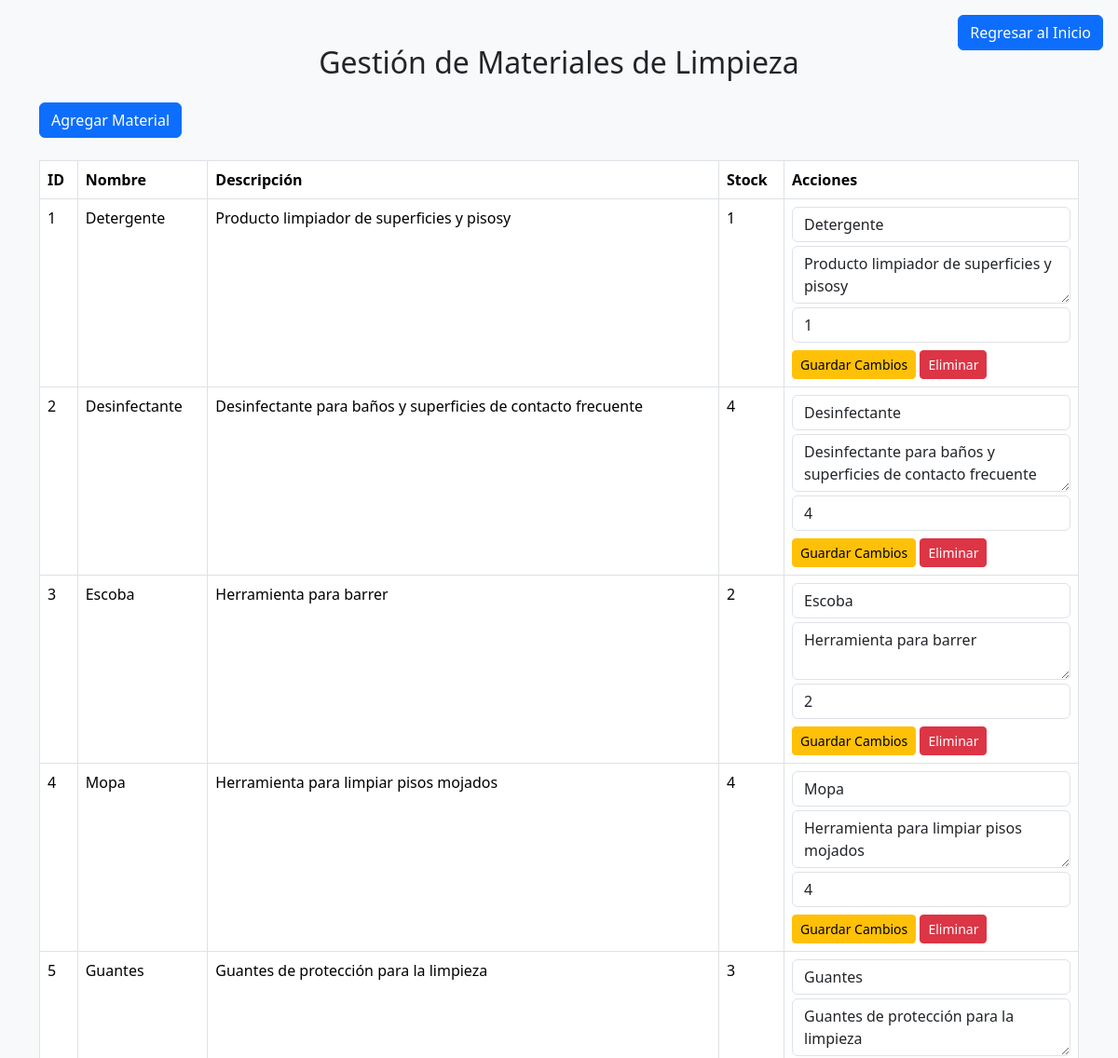
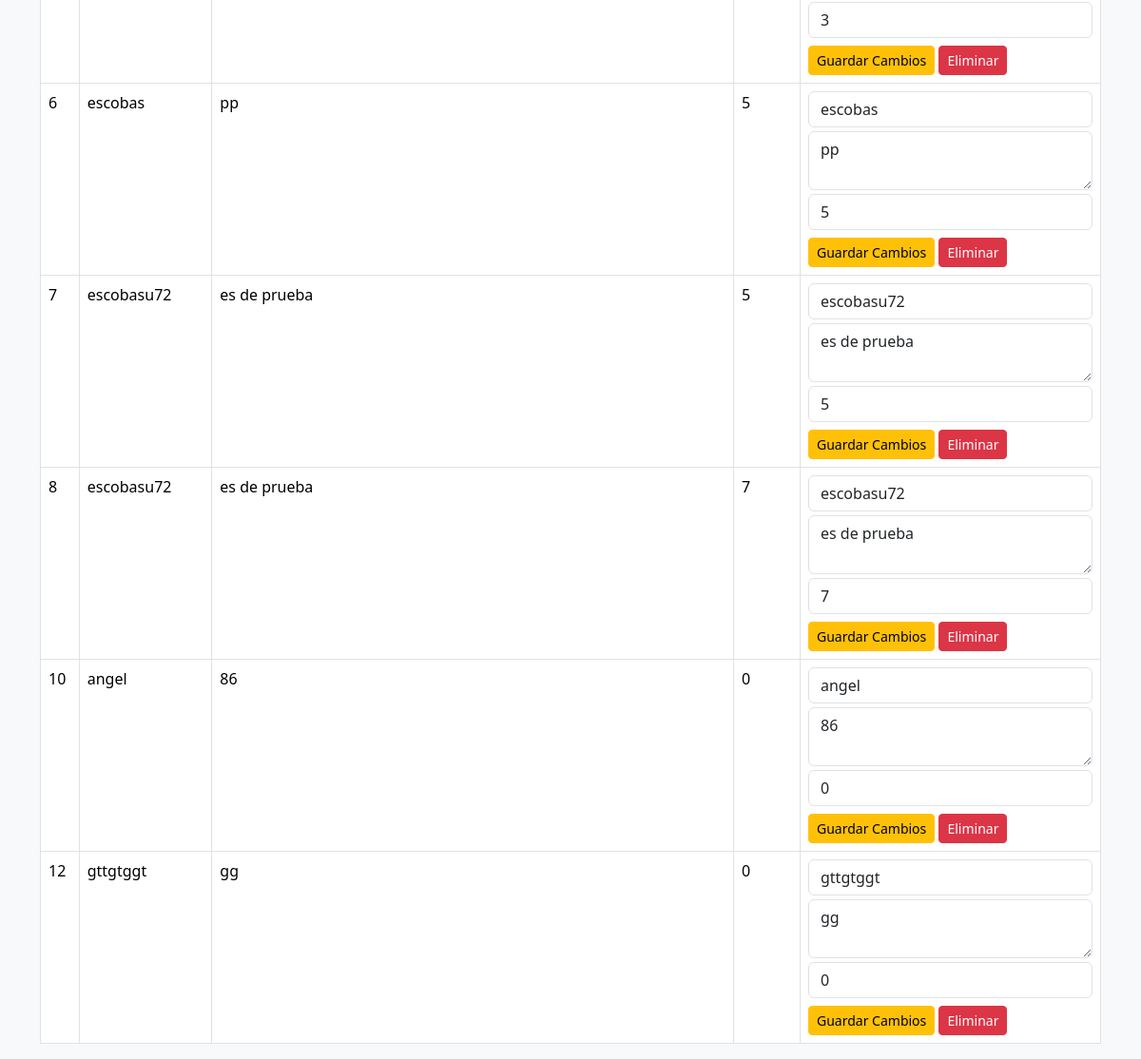
/pagina/inventario.php (signed in), run on the app's committed database (2 pictures, top to bottom).
### tables this page shows
CREATE TABLE `materiallimpieza` (
  `IdMaterial` int(11) NOT NULL,
  `NombreMaterial` varchar(40) NOT NULL,
  `DescripcionMaterial` varchar(100) NOT NULL,
  `Stock` int(11) NOT NULL DEFAULT 0
);

### pagina/inventario.php (the view, shortened to what this page needs)
<?php
include('conexion.php');
function obtenerMateriales($conexion) {
    $sql = "SELECT * FROM materiallimpieza";
    return $conexion->query($sql);
}
$materiales = obtenerMateriales($conexion);
$inicio = 'login.php';
if (isset($_SESSION['idPuesto'])) {
    if ($_SESSION['idPuesto'] == 1) {
        $inicio = 'index_admin.php';
    } elseif ($_SESSION['idPuesto'] == 2) {
        $inicio = 'index_empleado.php';
    }
}
?>
<!DOCTYPE html>
<html lang="es">
<head>
    <link href="css/bootstrap.min.css" rel="stylesheet">
</head>
<body class="bg-light">
    <div class="container mt-5">
        <h2 class="text-center mb-4">Gestión de Materiales de Limpieza</h2>
        <button class="btn btn-primary mb-4" data-bs-toggle="modal" data-bs-target="#modalAgregar">Agregar Material</button>
        <table class="table table-bordered">
            <thead>
                <tr>
                    <th>ID</th>
                    <th>Nombre</th>
                    <th>Descripción</th>
                    <th>Stock</th>
                    <th>Acciones</th>
                </tr>
            </thead>
            <tbody>
                <?php while ($material = $materiales->fetch_assoc()) { ?>
                    <tr>
                        <td><?= $material['IdMaterial']; ?></td>
                        <td><?= htmlspecialchars($material['NombreMaterial']); ?></td>
                        <td><?= htmlspecialchars($material['DescripcionMaterial']); ?></td>
                        <td><?= $material['Stock']; ?></td>
                        <td>
                            <form action="" method="POST" class="d-inline">
                                <div class="mb-2">
                                    <input type="text" class="form-control mb-1" name="nombre" value="<?= htmlspecialchars($material['NombreMaterial']); ?>" required>
                                    <textarea class="form-control mb-1" name="descripcion" required><?= htmlspecialchars($material['DescripcionMaterial']); ?></textarea>
                                    <input type="number" class="form-control mb-1" name="stock" value="<?= $material['Stock']; ?>" required>
                                </div>
                                <button type="submit" class="btn btn-warning btn-sm">Guardar Cambios</button>
                            </form>
                            <form action="" method="POST" class="d-inline">
                                <button type="submit" class="btn btn-danger btn-sm">Eliminar</button>
                            </form>
                        </td>
                    </tr>
                <?php } ?>
            </tbody>
        </table>
    </div>
    <a href="<?= $inicio; ?>" class="btn btn-primary position-fixed top-0 end-0 m-3">Regresar al Inicio</a>

### data on the page
materiallimpieza: IdMaterial "1", NombreMaterial "Detergente", DescripcionMaterial "Producto limpiador de superficies y pisosy", Stock "1", nombre "Detergente", descripcion "Producto limpiador de superficies y pisosy", stock "1"
materiallimpieza: IdMaterial "2", NombreMaterial "Desinfectante", DescripcionMaterial "Desinfectante para baños y superficies de contacto frecuente", Stock "4", nombre "Desinfectante", descripcion "Desinfectante para baños y superficies de contacto frecuente", stock "4"
materiallimpieza: IdMaterial "3", NombreMaterial "Escoba", DescripcionMaterial "Herramienta para barrer", Stock "2", nombre "Escoba", descripcion "Herramienta para barrer", stock "2"
materiallimpieza: IdMaterial "4", NombreMaterial "Mopa", DescripcionMaterial "Herramienta para limpiar pisos mojados", Stock "4", nombre "Mopa", descripcion "Herramienta para limpiar pisos mojados", stock "4"
materiallimpieza: IdMaterial "5", NombreMaterial "Guantes", DescripcionMaterial "Guantes de protección para la limpieza", Stock "3", nombre "Guantes", descripcion "Guantes de protección para la limpieza", stock "3"
materiallimpieza: IdMaterial "6", NombreMaterial "escobas", DescripcionMaterial "pp", Stock "5", nombre "escobas", descripcion "pp", stock "5"
materiallimpieza: IdMaterial "7", NombreMaterial "escobasu72", DescripcionMaterial "es de prueba", Stock "5", nombre "escobasu72", descripcion "es de prueba", stock "5"
materiallimpieza: IdMaterial "8", NombreMaterial "escobasu72", DescripcionMaterial "es de prueba", Stock "7", nombre "escobasu72", descripcion "es de prueba", stock "7"
materiallimpieza: IdMaterial "10", NombreMaterial "angel", DescripcionMaterial "86", Stock "0", nombre "angel", descripcion "86", stock "0"
materiallimpieza: IdMaterial "12", NombreMaterial "gttgtggt", DescripcionMaterial "gg", Stock "0", nombre "gttgtggt", descripcion "gg", stock "0"
